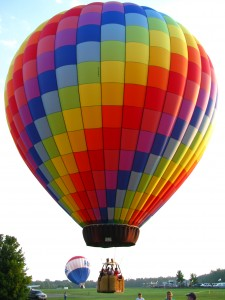
#> input picture td/data/balloon.png, 225 x 300 px, found by its file name
$ python couleurs.py   (older library calls are emulated)
#> lines starting #> are read from the running program, lines starting #| are printed output that depends on the picture
import numpy as np
import matplotlib.pyplot as plt

img = np.random.rand(500, 500)
plt.imshow(img, cmap="gray");

img = plt.imread("data/balloon.png")
#> img is the input picture: shape (300, 225, 3) float32; mean R, G, B 0.667, 0.551, 0.507
plt.imshow(img)
print("Taille de l'image {}x{} pixels".format(*img.shape[:2]))
#| Taille de l'image 300x225 pixels

img1 = np.dot(img, [0.2126, 0.7152, 0.0722])
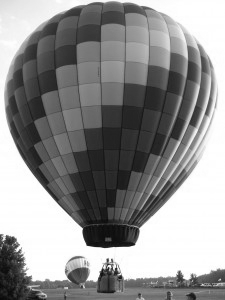
#> img1: shape (300, 225) float64; min 0.0331, max 1, mean 0.572
# ou img1 = img @ [0.2126, 0.7152, 0.0722] depuis Python 3.5
fig, axes = plt.subplots(1, 2)
axes[0].imshow(img)
axes[1].imshow(img1, cmap="gray");

import numpy as np
img = np.zeros((600, 600, 3), dtype=np.float)
plt.imshow(img);

img[:400, :400, 0] = 1.0
img[200:, 200:, 1] = 1.0
plt.imshow(img);

import numpy as np
img = np.zeros((600, 600, 3), dtype=np.float)
iy, ix = np.ogrid[:600, :600]

def get_mask(center=(300, 300), radius=150):
    dist2center = np.sqrt((ix - center[0])**2 + (iy - center[1])**2)
    mask = dist2center < radius
    return dist2center, mask

dist2center, mask = get_mask()

plt.imshow(dist2center)
cbar = plt.colorbar()
cbar.set_label("distance to disk center")

dist2center, mask = get_mask(center=(200, 200))
img[mask, 0] = 1
dist2center, mask = get_mask(center=(400, 200))
img[mask, 1] = 1
dist2center, mask = get_mask(center=(300, 400))
img[mask, 2] = 1

plt.imshow(img);
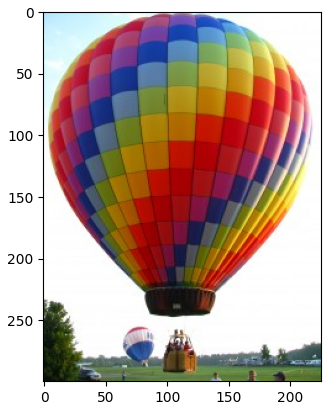
#> figure drawn by matplotlib, 1 panel
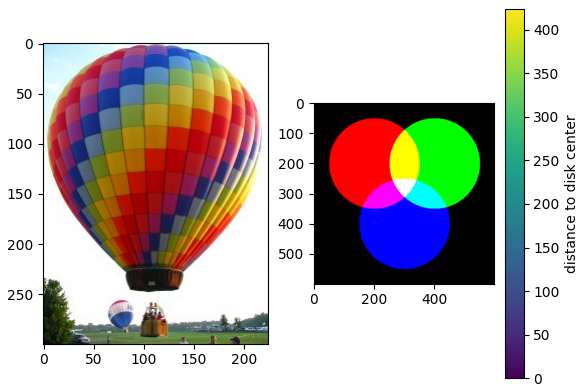
#> figure drawn by matplotlib, 3 panels

$ run again, with td/data/cible.png copied over td/data/balloon.png
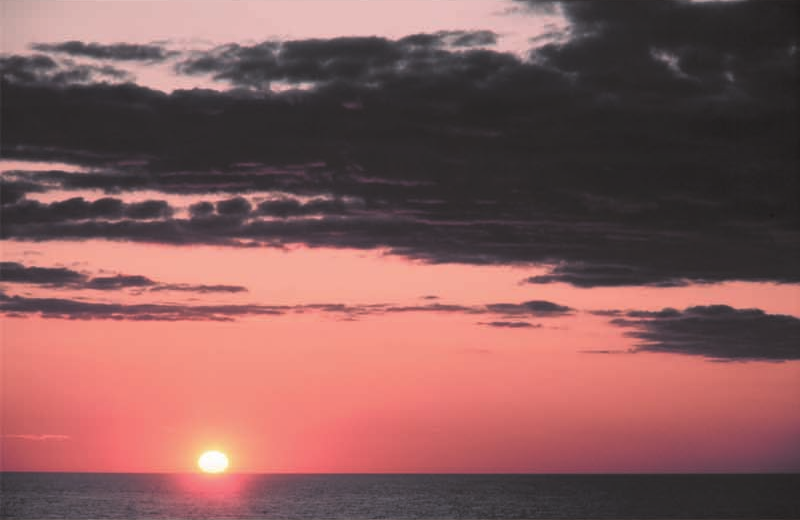
#> input picture td/data/cible.png, 800 x 520 px, found by its file name
#> img is the input picture: shape (520, 800, 3) float32; mean R, G, B 0.526, 0.356, 0.352
#| Taille de l'image 520x800 pixels
#> `img1 = np.dot(img, [0.2126, 0.7152, 0.0722])`:
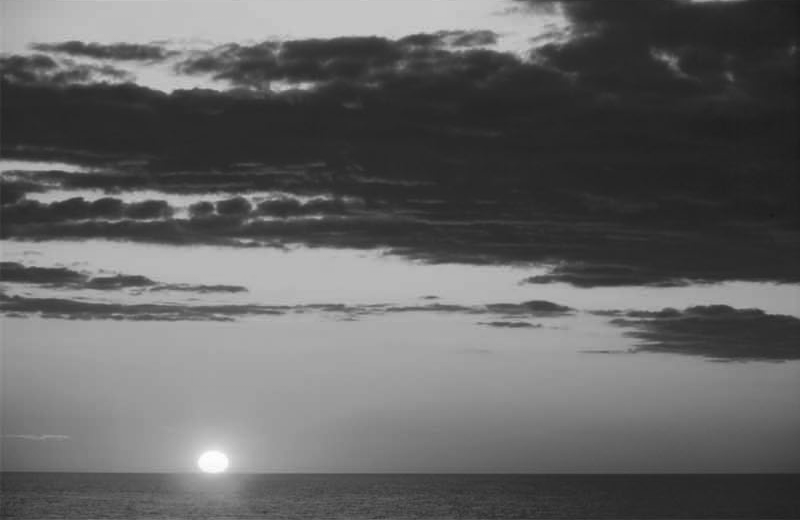
#> img1: shape (520, 800) float64; min 0.108, max 1, mean 0.392
#> `plt.imshow(img);`:
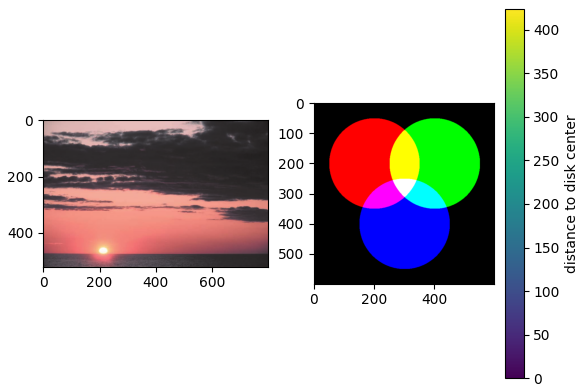
#> figure drawn by matplotlib, 3 panels
